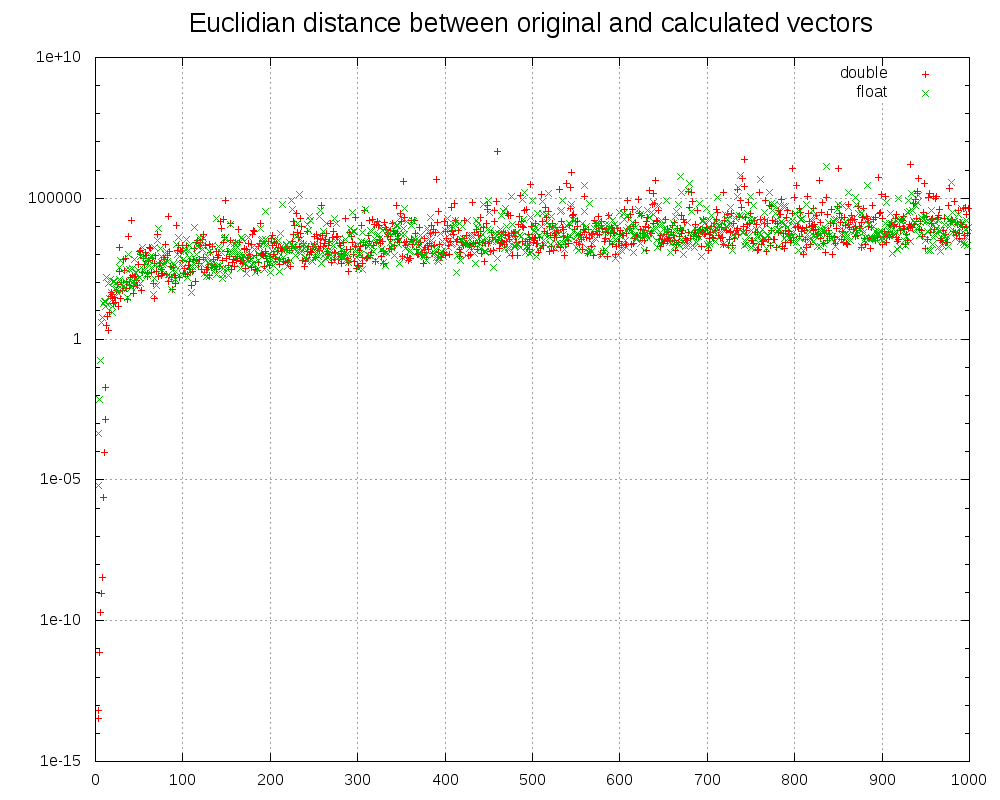

This chart was generated by the following gnuplot code:
set title "Euclidian distance between original and calculated vectors" font ",20"
set datafile separator ","
set term png size 1000,800

set logscale y
set grid

set output "ex1.png"
plot "lab1_results_double.csv" u 1:3 with points title "double", \
"lab1_results_float.csv" u 1:3 with points title "float"


set output "ex1_small.png"
set xrange [0:50]
plot "lab1_results_double.csv" u 1:3 with points title "double", \
"lab1_results_float.csv" u 1:3 with points title "float"